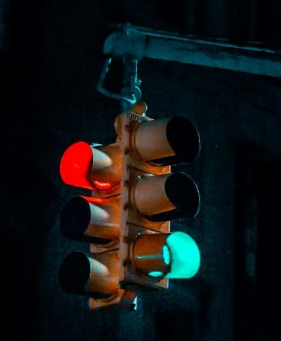
#> input picture midterm/Q4image.png, 281 x 341 px, found by its file name
$ python question4.py
#> lines starting #> are read from the running program, lines starting #| are printed output that depends on the picture
#!/usr/bin/env python3

#ENPM673 Spring 2022
#Section 0101
#Jerry Pittman, Jr. UID: 117707120
#jpittma1@umd.edu
#MIDTERM

#Question #4
'''Task: separate into colors'''
#K-means clustering for 4 colors

import numpy as np
import cv2
from numpy import linalg as LA
import matplotlib.pyplot as plt
import math


######---------Functions-------########
def euclidDistance(arr1, arr2):
    #Arr1 is center points/centroids
    #Arr2 is values from image

    distance=np.sqrt(((arr2-arr1[:,np.newaxis])**2).sum(axis=2))

    return distance

'''Update Centroids of Clusters'''
def updateCentroids(old, idx, points):
    K, D = old.shape  #K-clusters by columns

    # print("index is ", idx) #4x1 array
    # print("K is ", K)   #verify is 4
    new = np.empty(old.shape)

    for i in range(K): #iterate through all clusters
        new[i] = np.mean(points[idx==i], axis = 0)
        # new[i] = np.array(points[idx==i].mean(axis = 0))
    return new

'''Solve for Loss/error between points and centroids to determine to stop iterating
K-means algorithm'''
def solveLoss(centers, idx, pts):
    # dists = euclidDistance(pts, centers)
    # print("dists is ", dists)

    dists=np.sqrt(((pts-centers[:,np.newaxis])**2).sum(axis=2))
    loss = 0.0
    N, D = pts.shape

    # print("N is ", N)
    # print("D is ", D)
    for i in range(D):
        loss = loss + np.square(dists[i][idx[i]])

    return loss

def solveKMeans(values, k, iter):
    print("Commencing K means algorithm....")
    print("Number of clusters (K) is:  ", k)
    '''Initialize random center'''
    r, c = values.shape

    centroids=np.empty([k,c]) #K x Columns
    index=np.empty([r]) #rows x 1

    '''Initialize random centers'''
    for num in range(k):
            randIndex = np.random.randint(r)
            centroids[num] = values[randIndex]

    #error tolerance to complete K-means less than iteration number
    error= 1

    count=1#Set iteration count to 1
    for j in range(iter):
        dist = euclidDistance(centroids, values)
        # index=np.argmin(dist, axis=1)
        # dist = euclidDistance(centroids, values)
        index=np.argmin(dist, axis=0)

        '''Update Centroids of Clusters'''
        centroids = updateCentroids(centroids, index, values)

        loss = solveLoss(centroids, index, values)
        K = centroids.shape[0]
        if j:
            diff = np.abs(prev_loss - loss)
            if diff < error:
                break
        prev_loss = loss

        count+=1

    print("That took ",count, " iterations!!")

    return index, centroids

#################################################

#import image and convert to data
image=cv2.imread("Q4image.png")
#> image is the input picture: shape (341, 281, 3); mean B, G, R 21.2, 20, 17.1
image_vals=plt.imread("Q4image.png")

rows=image_vals.shape[0]
#> rows = 341
columns=image_vals.shape[1]
#> columns = 281
channels=image_vals.shape[2]
#> channels = 3

image_vals=image_vals.reshape(rows*columns, channels)

'''Select K value'''
K=4 #4 colors
iterations=50 #Max iterations, so doesn't go on forever

cluster_index, centers=solveKMeans(image_vals, K, iterations)
#> after the loop in solveKMeans, `for num in range(k):`: centroids = [[0, 0, 0.00784], [0.00392, 0.00784, 0.0235], [0.00392, 0.00784, 0.0235], [0.714, 0.0275, 0.0353]]
#> after the loop in solveKMeans, `for j in range(iter):`: count = 51
#| That took  51  iterations!!
#> centers = [[nan, nan, nan], [0.0671, 0.0782, 0.083], [nan, nan, nan], [nan, nan, nan]]
curr_image_vals=np.copy(image_vals)

'''Put each pixel to a Cluster'''
for i in range(0,K):
    curr_cluster_index = np.where(cluster_index==i)[0]
    curr_image_vals[curr_cluster_index] = centers[i]

curr_image_vals = curr_image_vals.reshape(rows, columns, channels)
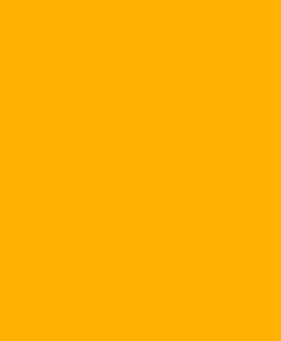
#> curr_image_vals: shape (341, 281, 3) float32; mean of channels 0, 1, 2 0.067, 0.0782, 0.083; drawn with min black and max white

# cv2.imwrite('midterm_q4_clusterd.jpg', curr_image_vals)

plt.imshow(curr_image_vals)
plt.savefig('midterm_q4_clusterd.png')

cv2.destroyAllWindows()
plt.close('all')
